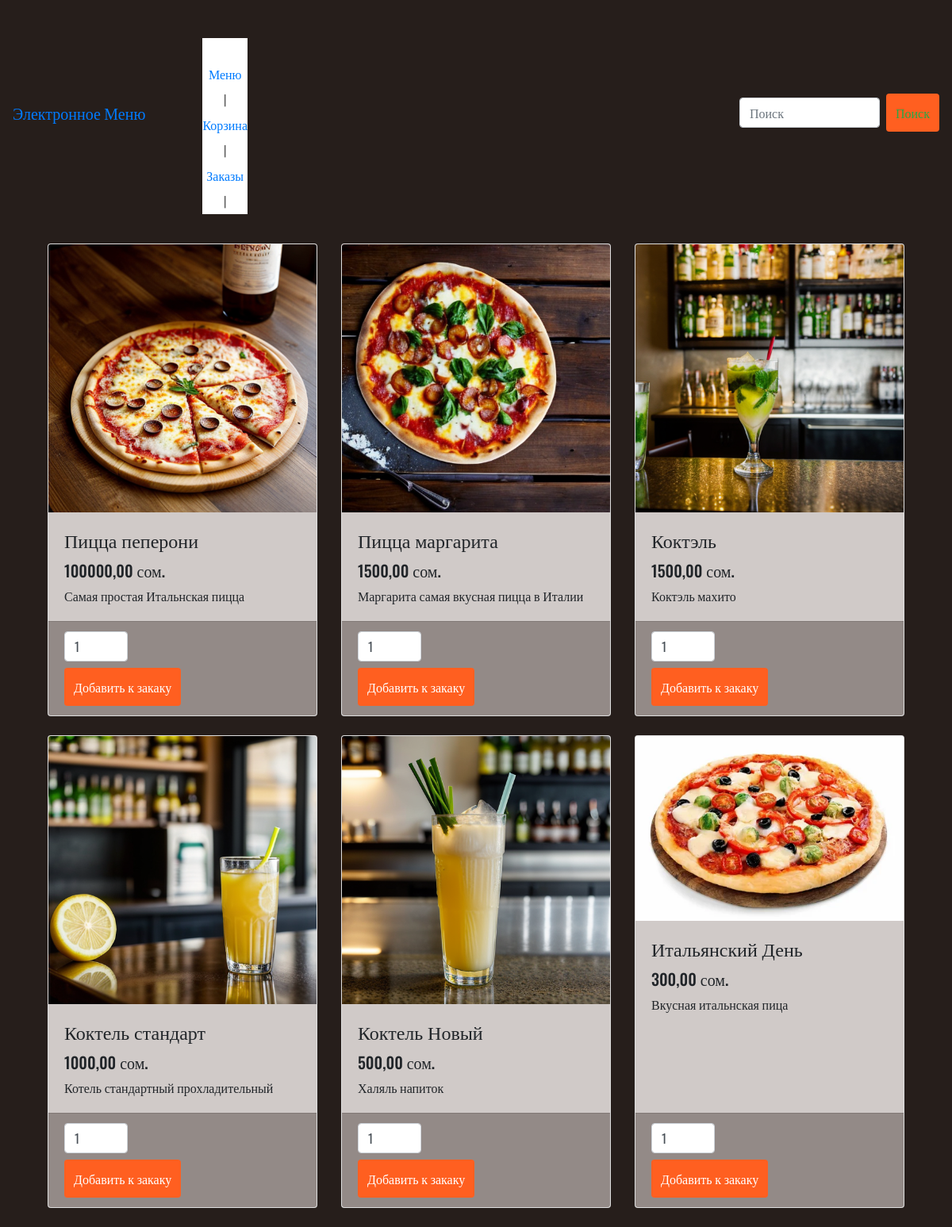
/1/, run on the app's committed database.
### menu/models.py (models this page shows, shortened)
class Dish(models.Model):
    name = models.CharField(max_length=255)
    description = models.TextField()
    price = models.DecimalField(max_digits=10, decimal_places=2)
    image = models.ImageField(upload_to='dishes/', null=True, blank=True)
    acctivate = models.BooleanField(default="true")

### menu/views.py (the view)
# urls.py: path('', include('menu.urls')),
def menu(request, table_number):
    dishes = Dish.objects.all()
    return render(request, 'menu/menu.html', {'dishes': dishes, 'table_number': table_number})

### menu/templates/menu/menu.html (shortened to what this page needs)
{% extends 'menu/base.html' %}
{% block content %}
<div class="container">
    <div class="row">
        {% for dish in dishes %}
        {% if dish.acctivate %}
        <div class="col-lg-4 col-md-6 mb-4">
            <div class="card h-100">
                <img class="card-img-top" src="{{ dish.image.url }}" alt="{{ dish.name }}">
                <div class="card-body">
                    <h4 class="card-title">{{ dish.name }}</h4>
                    <h5>{{ dish.price }} сом.</h5>
                    <p class="card-text">{{ dish.description }}</p>
                </div>
                <div class="card-footer">
                    <form method="post" action="{% url 'add_to_cart_with_table' table_number=table_number dish_id=dish.id %}">
                        <input type="number" name="quantity" value="1" min="1" class="form-control mb-2" style="width: 80px;">
                        <button type="submit" class="btn btn-primary">Добавить к закаку</button>
                    </form>
                </div>
            </div>
        </div>
            {% endif %}
        {% endfor %}
    </div>
</div>
{% endblock %}

### menu/templates/menu/base.html (shortened to what this page needs)
<!DOCTYPE html>
<html lang="en">
<head>
    {% load static %}
    <link rel="stylesheet" href="https://stackpath.bootstrapcdn.com/bootstrap/4.5.2/css/bootstrap.min.css">
    <link rel="stylesheet" href="{% static "css/styles.css" %}">
</head>
<body>
    <nav class="navbar">
        <a class="navbar-brand" href="#">Электронное Меню</a>
        <button class="navbar-toggler" type="button" data-toggle="collapse" data-target="#navbarNav" aria-controls="navbarNav" aria-expanded="false" aria-label="Toggle navigation">
            <span class="navbar-toggler-icon"></span>
        </button>
            <ul class="navbar-nav mr-auto">
                <li class="nav-item active">
                    <a class="nav-link" href="{% url 'menu_with_table' table_number=1 %}">Меню <span class="sr-only">(current)</span></a>
                </li>
                <li class="nav-item">
                    <a class="nav-link" href="{% url 'cart_with_table' table_number=1 %}">Корзина</a>
                </li>
                <li class="nav-item">
                    <a class="nav-link" href="{% url 'orders' %}">Заказы</a>
                </li>
            </ul>
            <form class="form-inline my-2 my-lg-0">
                <input class="form-control mr-sm-2" type="search" placeholder="Поиск" aria-label="Search">
                <button class="btn btn-outline-success my-2 my-sm-0" type="submit">Поиск</button>
            </form>
    </nav>
    <div class="container mt-4">
        {% block content %}{% endblock %}
    </div>
</body>
</html>

### menu/static/css/styles.css (style rules this page uses)
body { font-family: "Oswald"; background-color: #261E1B; }
ul { list-style: none; margin: 0; padding-left: 0; }
a { text-decoration: none; }
.btn { background-color: #FF5F20; border: 0px; padding: 12px; }
.card-footer { background-color: #938A87; }
.card-body { background-color: #D0CAC8; }
.navbar-nav { list-style: none; margin: 40px 0 5px; padding: 25px 0 5px; text-align: center; background: white; }
.navbar-nav li { display: inline-block; }
.navbar-nav li:after { content: "|"; color: #606060; display: inline-block; vertical-align:top; }

### data on the page
Dish: image (picture), name "Пицца пеперони", price "100000,00", description "Самая простая Итальнская пицца"
Dish: image (picture), name "Пицца маргарита", price "1500,00", description "Маргарита самая вкусная пицца в Италии"
Dish: image (picture), name "Коктэль", price "1500,00", description "Коктэль махито"
Dish: image (picture), name "Коктель стандарт", price "1000,00", description "Котель стандартный прохладительный"
Dish: image (picture), name "Коктель Новый", price "500,00", description "Халяль напиток"
Dish: image (picture), name "Итальянский День", price "300,00", description "Вкусная итальнская пица"
